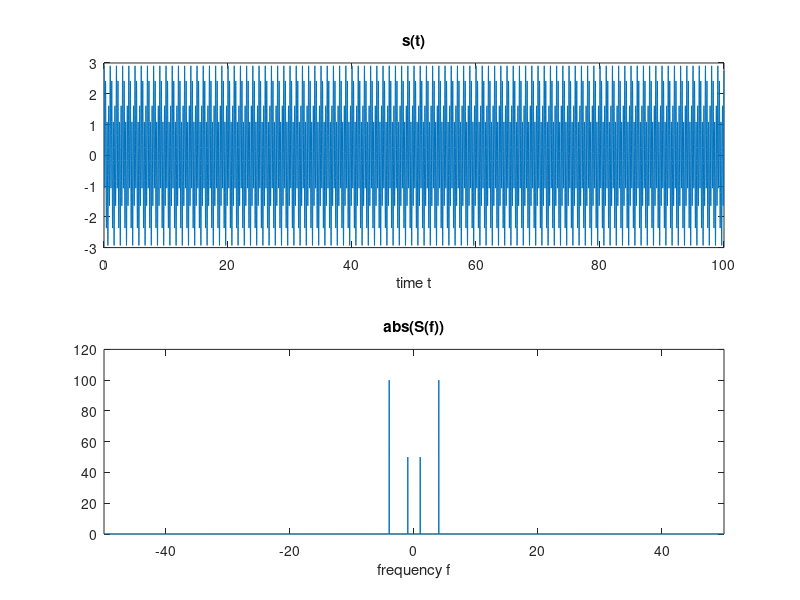

MATLAB code to generate this figure: (Note: this script raises an error after producing the figure.)
clear all 
close all
clc


    %defining variables
    
A1 = 1;
f1 = 1;
A2 = 2;
f2 = 4;

f_s = 100;
T_s = 1/f_s;
T = 100;

t = 0:T_s:T-T_s;
N = length(t);
f_res = f_s/N;
f = 0:f_res:f_s-f_res;
f_symm = f-f_s/2;

phi1 = rand()*2*pi;
s1 = A1*cos(2*pi*f1*t+phi1);

phi2 = rand()*2*pi;
s2 = A2*cos(2*pi*f2*t+phi2);

s = s1+s2;

S = fft(s)*T_s;             %fourier transform of s
M = abs(S);                 %magnitude of S
M_shift = fftshift(M);


    %plotting
    
figure
subplot(2,1,1);
plot(t, s);
title('s(t)');
xlabel('time t');
xlim([0 100]);
ylim([-3 3]);
subplot(2,1,2);
plot(f_symm, M_shift);
title('abs(S(f))');
xlabel('frequency f');
xlim([-50 50]);


    %new signal s'
    
s_prime = rectangularPulse(0,T/2,t).*s1 + rectangularPulse(T/2,T,t).*s2;
S_Prime = fft(s_prime)*T_s;
MP = abs(S_Prime);
MP_shift = fftshift(MP);

figure
subplot(2,1,1);
plot(t, s_prime);
title('s''(t)');
xlabel('time t');
xlim([0 100]);
ylim([-2 2]);
subplot(2,1,2);
plot(f_symm, MP_shift);
title('abs(S''(f))');
xlabel('frequency f');
xlim([-50 50]);
ylim([0 50]);


    %plotting the spectrograms
    
N_fft = N/2;
N_overlap = 0;
window = ones(1,N_fft);
[S2,f2,t2] = spectrogram(s,window,N_overlap,N_fft,f_s,'centered','yaxis');

figure
imagesc(t2,f2,abs(S2)*T_s);
axis xy;
ylim([0 10]);
h = colorbar;
ylabel(h , 'abs(S)');
xlabel('time [s]');
ylabel('frequency [Hz]');

[Sp,fp,tp] = spectrogram(s_prime,window,N_overlap,N_fft,f_s,'centered','yaxis');

figure
imagesc(tp,fp,abs(Sp)*T_s);
axis xy;
ylim([0 10]);
h = colorbar;
ylabel(h , 'abs(S'')');
xlabel('time [s]');
ylabel('frequency [Hz]');


%work done by: Alma Sehic
%              s274208

